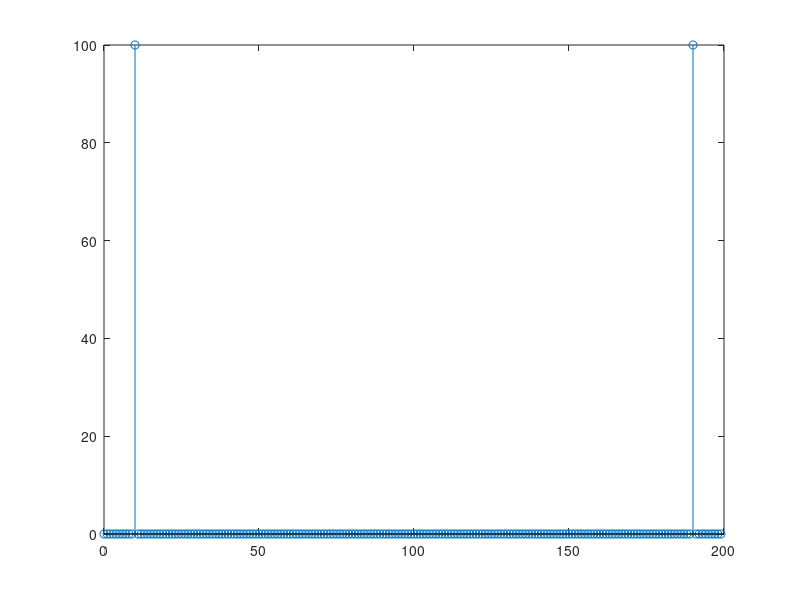

MATLAB code to generate this figure:
# TDF de una funcion senoidal de f=10 Hz durante 1 s con 200 muestras
# Representaci ́n est ́ndar y centrada.


clear;
hold off;
#
T=1;
# Periodo de tiempo total muestreado
N=200;
# Numero de muestras
freq=10;
# Frecuencia de la entrada en Hz
#
#
W=2*pi*freq;
# frecuencia de la senal (en rad/s)

t=T*[0:N-1]/N;
# Escala de tiempo
f=(2*pi/T)*[0:N-1];
# Escala en frecuencia
x1=sin(W*t);
y1=fft(x1)
# T. de Fourier
f=(2*pi/T)*[-N/2:N/2-1];
# Escala en frecuencia
y1s=fft(x1);
# T. de Fourier
y1s=fftshift(y1s);
#gset term post landscape
#gset output "salida1b.ps"
#plot(f,abs(y1),';Transformada estandar;');
S=sqrt(real(y1).^2+imag(y1).^2);
stem([0:length(S)-1],S);
hold on;
pause;
#plot(f,abs(y1s),';Transformada centrada;');
pause;
